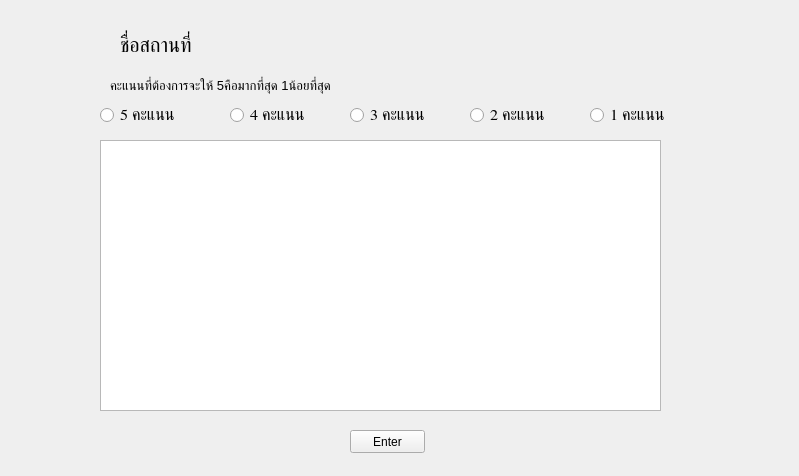
<?xml version="1.0" encoding="UTF-8"?>
<ui version="4.0">
 <class>comment</class>
 <widget class="QWidget" name="comment">
  <property name="geometry">
   <rect>
    <x>0</x>
    <y>0</y>
    <width>799</width>
    <height>476</height>
   </rect>
  </property>
  <property name="windowTitle">
   <string>VacationPlaces  </string>
  </property>
  <widget class="QLabel" name="lblName">
   <property name="geometry">
    <rect>
     <x>120</x>
     <y>10</y>
     <width>141</width>
     <height>71</height>
    </rect>
   </property>
   <property name="font">
    <font>
     <family>Itim</family>
     <pointsize>15</pointsize>
    </font>
   </property>
   <property name="text">
    <string>ชื่อสถานที่</string>
   </property>
  </widget>
  <widget class="QTextEdit" name="txtComment">
   <property name="geometry">
    <rect>
     <x>100</x>
     <y>140</y>
     <width>561</width>
     <height>271</height>
    </rect>
   </property>
   <property name="html">
    <string>&lt;!DOCTYPE HTML PUBLIC &quot;-//W3C//DTD HTML 4.0//EN&quot; &quot;http://www.w3.org/TR/REC-html40/strict.dtd&quot;&gt;
&lt;html&gt;&lt;head&gt;&lt;meta name=&quot;qrichtext&quot; content=&quot;1&quot; /&gt;&lt;style type=&quot;text/css&quot;&gt;
p, li { white-space: pre-wrap; }
&lt;/style&gt;&lt;/head&gt;&lt;body style=&quot; font-family:'MS Shell Dlg 2'; font-size:8.25pt; font-weight:400; font-style:normal;&quot;&gt;
&lt;p style=&quot;-qt-paragraph-type:empty; margin-top:0px; margin-bottom:0px; margin-left:0px; margin-right:0px; -qt-block-indent:0; text-indent:0px;&quot;&gt;&lt;br /&gt;&lt;/p&gt;&lt;/body&gt;&lt;/html&gt;</string>
   </property>
  </widget>
  <widget class="QRadioButton" name="rbut5">
   <property name="geometry">
    <rect>
     <x>100</x>
     <y>100</y>
     <width>111</width>
     <height>31</height>
    </rect>
   </property>
   <property name="font">
    <font>
     <family>Itim</family>
     <pointsize>12</pointsize>
    </font>
   </property>
   <property name="text">
    <string>5 คะแนน</string>
   </property>
   <attribute name="buttonGroup">
    <string notr="true">buttonGroup</string>
   </attribute>
  </widget>
  <widget class="QLabel" name="label">
   <property name="geometry">
    <rect>
     <x>110</x>
     <y>60</y>
     <width>261</width>
     <height>51</height>
    </rect>
   </property>
   <property name="font">
    <font>
     <pointsize>10</pointsize>
    </font>
   </property>
   <property name="text">
    <string>คะแนนที่ต้องการจะให้ 5คือมากที่สุด 1น้อยที่สุด</string>
   </property>
  </widget>
  <widget class="QRadioButton" name="rbut4">
   <property name="geometry">
    <rect>
     <x>230</x>
     <y>100</y>
     <width>111</width>
     <height>31</height>
    </rect>
   </property>
   <property name="font">
    <font>
     <family>Itim</family>
     <pointsize>12</pointsize>
    </font>
   </property>
   <property name="text">
    <string>4 คะแนน</string>
   </property>
   <attribute name="buttonGroup">
    <string notr="true">buttonGroup</string>
   </attribute>
  </widget>
  <widget class="QRadioButton" name="rbut3">
   <property name="geometry">
    <rect>
     <x>350</x>
     <y>100</y>
     <width>101</width>
     <height>31</height>
    </rect>
   </property>
   <property name="font">
    <font>
     <family>Itim</family>
     <pointsize>12</pointsize>
    </font>
   </property>
   <property name="text">
    <string>3 คะแนน</string>
   </property>
   <attribute name="buttonGroup">
    <string notr="true">buttonGroup</string>
   </attribute>
  </widget>
  <widget class="QRadioButton" name="rbut2">
   <property name="geometry">
    <rect>
     <x>470</x>
     <y>100</y>
     <width>121</width>
     <height>31</height>
    </rect>
   </property>
   <property name="font">
    <font>
     <family>Itim</family>
     <pointsize>12</pointsize>
    </font>
   </property>
   <property name="text">
    <string>2 คะแนน</string>
   </property>
   <attribute name="buttonGroup">
    <string notr="true">buttonGroup</string>
   </attribute>
  </widget>
  <widget class="QRadioButton" name="rbut1">
   <property name="geometry">
    <rect>
     <x>590</x>
     <y>100</y>
     <width>111</width>
     <height>31</height>
    </rect>
   </property>
   <property name="font">
    <font>
     <family>Itim</family>
     <pointsize>12</pointsize>
    </font>
   </property>
   <property name="text">
    <string>1 คะแนน</string>
   </property>
   <attribute name="buttonGroup">
    <string notr="true">buttonGroup</string>
   </attribute>
  </widget>
  <widget class="QPushButton" name="pushButton">
   <property name="geometry">
    <rect>
     <x>350</x>
     <y>430</y>
     <width>75</width>
     <height>23</height>
    </rect>
   </property>
   <property name="text">
    <string>Enter</string>
   </property>
  </widget>
  <widget class="QTextBrowser" name="textBrowser">
   <property name="geometry">
    <rect>
     <x>-70</x>
     <y>750</y>
     <width>256</width>
     <height>192</height>
    </rect>
   </property>
  </widget>
 </widget>
 <resources/>
 <connections/>
 <buttongroups>
  <buttongroup name="buttonGroup"/>
 </buttongroups>
</ui>
